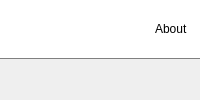
            <widget class="QWidget" name="aboutPage">
             <layout class="QVBoxLayout" name="verticalLayout_5">
              <property name="leftMargin">
               <number>0</number>
              </property>
              <property name="topMargin">
               <number>0</number>
              </property>
              <property name="rightMargin">
               <number>0</number>
              </property>
              <property name="bottomMargin">
               <number>0</number>
              </property>
              <item>
               <layout class="QVBoxLayout" name="verticalLayout_2">
                <property name="spacing">
                 <number>0</number>
                </property>
                <item>
                 <widget class="QFrame" name="horizontalFrame">
                  <property name="minimumSize">
                   <size>
                    <width>0</width>
                    <height>59</height>
                   </size>
                  </property>
                  <property name="maximumSize">
                   <size>
                    <width>16777215</width>
                    <height>59</height>
                   </size>
                  </property>
                  <property name="styleSheet">
                   <string notr="true">border-bottom: 1.3px solid gray;
background: white;</string>
                  </property>
                  <layout class="QHBoxLayout" name="header">
                   <item>
                    <spacer name="horizontalSpacer_5">
                     <property name="orientation">
                      <enum>Qt::Horizontal</enum>
                     </property>
                     <property name="sizeHint" stdset="0">
                      <size>
                       <width>40</width>
                       <height>20</height>
                      </size>
                     </property>
                    </spacer>
                   </item>
                   <item>
                    <widget class="QLabel" name="label_3">
                     <property name="styleSheet">
                      <string notr="true">border: 0px</string>
                     </property>
                     <property name="text">
                      <string>&lt;html&gt;&lt;head/&gt;&lt;body&gt;&lt;p&gt;&lt;img src=&quot;:/Black Icons/Icons/about_1.png&quot;/&gt;&lt;/p&gt;&lt;/body&gt;&lt;/html&gt;</string>
                     </property>
                    </widget>
                   </item>
                   <item>
                    <widget class="QLabel" name="label_14">
                     <property name="styleSheet">
                      <string notr="true">font: 24pt &quot;Trebuchet MS&quot;;
text-align: right;
margin-bottom: 1.3px;
border-bottom: 0px;</string>
                     </property>
                     <property name="text">
                      <string>About</string>
                     </property>
                    </widget>
                   </item>
                  </layout>
                 </widget>
                </item>
                <item>
                 <spacer name="verticalSpacer">
                  <property name="orientation">
                   <enum>Qt::Vertical</enum>
                  </property>
                  <property name="sizeHint" stdset="0">
                   <size>
                    <width>20</width>
                    <height>40</height>
                   </size>
                  </property>
                 </spacer>
                </item>
               </layout>
              </item>
             </layout>
            </widget>
